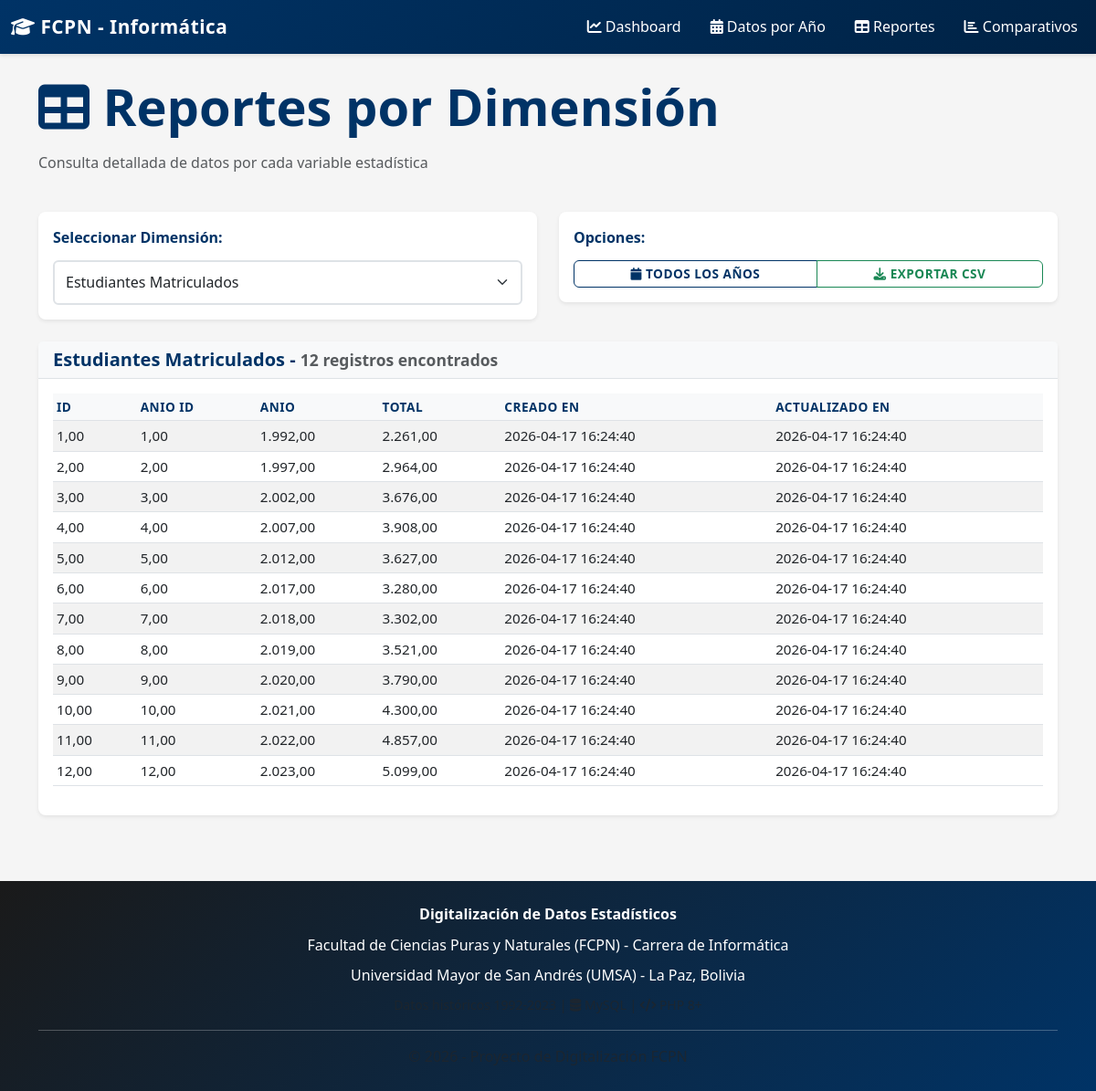
The page /?page=reportes on the database its author committed.
### tables this page shows
CREATE TABLE `matriculados` (
  `id`         INT   NOT NULL AUTO_INCREMENT,
  `anio_id`    INT   NOT NULL COMMENT 'FK → anios.id',
  `anio`       YEAR  NOT NULL COMMENT 'Año lectivo (desnormalizado para consultas rápidas)',
  `total`      INT   NOT NULL COMMENT 'Total de estudiantes matriculados',
  `creado_en`  TIMESTAMP NOT NULL DEFAULT CURRENT_TIMESTAMP,
  `actualizado_en` TIMESTAMP NOT NULL DEFAULT CURRENT_TIMESTAMP ON UPDATE CURRENT_TIMESTAMP,
  PRIMARY KEY (`id`),
  UNIQUE KEY `uq_mat_anio` (`anio`),
  KEY `fk_mat_anio` (`anio_id`),
  CONSTRAINT `fk_mat_anio` FOREIGN KEY (`anio_id`) REFERENCES `anios` (`id`) ON DELETE RESTRICT ON UPDATE CASCADE
);

### controllers/ReporteController.php (called while the page is built, shortened)
<?php
class ReporteController {
    private PDO $db;
    private MatriculadosModel $matriculadosModel;
    private GeneroModel $generoModel;
    private EstadoCivilModel $estadoModel;
    private ColegioModel $colegioModel;
    private SituacionLaboralModel $laboralModel;
    private JornadaModel $jornadaModel;
    private ViviendaModel $viviendaModel;
    private EdadModel $edadModel;
    private PermanenciaModel $permanenciaModel;
    public function __construct(PDO $db) {
        $this->db = $db;
        $this->matriculadosModel = new MatriculadosModel($db);
        $this->generoModel = new GeneroModel($db);
        $this->estadoModel = new EstadoCivilModel($db);
        $this->colegioModel = new ColegioModel($db);
        $this->laboralModel = new SituacionLaboralModel($db);
        $this->jornadaModel = new JornadaModel($db);
        $this->viviendaModel = new ViviendaModel($db);
        $this->edadModel = new EdadModel($db);
        $this->permanenciaModel = new PermanenciaModel($db);
    }
    public function getReporte(string $tabla, ?int $anioInicio = null, ?int $anioFin = null): array {
        $tablas_permitidas = [
            'matriculados', 'nuevos_inscritos', 'genero', 'estado_civil',
            'colegio_procedencia', 'situacion_laboral', 'jornada_laboral',
            'vivienda', 'distribucion_edad', 'permanencia'
        ];
        if (!$anioInicio || !$anioFin) {
            $anios = $this->getAnios();
            $anioInicio = $anios[0];
            $anioFin = $anios[count($anios) - 1];
        }
        $modelo = match($tabla) {
            'matriculados' => $this->matriculadosModel,
            'nuevos_inscritos' => new NuevosInscritosModel($this->db),
            'genero' => $this->generoModel,
            'estado_civil' => $this->estadoModel,
            'colegio_procedencia' => $this->colegioModel,
            'situacion_laboral' => $this->laboralModel,
            'jornada_laboral' => $this->jornadaModel,
            'vivienda' => $this->viviendaModel,
            'distribucion_edad' => $this->edadModel,
            'permanencia' => $this->permanenciaModel,
            default => null
        };
        return $modelo->getByRangeAnios($anioInicio, $anioFin);
    }
    private function getAnios(): array {
        $stmt = $this->db->query('SELECT DISTINCT anio FROM anios ORDER BY anio ASC');
        return array_map(fn($row) => (int)$row['anio'], $stmt->fetchAll());
    }
}

### models/Model.php (called while the page is built, shortened)
<?php
abstract class Model {
    protected PDO $db;
    protected string $table;
    public function __construct(PDO $db) {
        $this->db = $db;
    }
    public function getByRangeAnios(int $anioInicio, int $anioFin): array {
        $stmt = $this->db->prepare(
            "SELECT * FROM {$this->table} WHERE anio BETWEEN ? AND ? ORDER BY anio ASC"
        );
        $stmt->execute([$anioInicio, $anioFin]);
        return $stmt->fetchAll();
    }
}

### views/reportes/index.php (the view, shortened to what this page needs)
<?php
require_once __DIR__ . '/../../config/database.php';
require_once __DIR__ . '/../../models/Model.php';
require_once __DIR__ . '/../../controllers/ReporteController.php';
$reporte = new ReporteController($pdo);
$tabla_seleccionada = $_GET['tabla'] ?? 'matriculados';
$anio_filtro = isset($_GET['anio']) ? (int)$_GET['anio'] : null;
$datos = $reporte->getReporte($tabla_seleccionada, $anio_filtro, $anio_filtro);
$etiquetas = [
    'matriculados' => 'Estudiantes Matriculados',
    'nuevos_inscritos' => 'Nuevos Inscritos',
    'genero' => 'Distribución por Género',
    'estado_civil' => 'Estado Civil',
    'colegio_procedencia' => 'Colegio de Procedencia',
    'situacion_laboral' => 'Situación Laboral',
    'jornada_laboral' => 'Jornada Laboral',
    'vivienda' => 'Tipo de Vivienda',
    'distribucion_edad' => 'Distribución por Edad',
    'permanencia' => 'Permanencia en la Carrera'
];
?>
<div class="container-xl">
    <div class="row mb-4">
        <div class="col-12">
            <h1 class="display-4 text-primary">
                <i class="fas fa-table"></i> Reportes por Dimensión
            </h1>
            <p class="text-muted">Consulta detallada de datos por cada variable estadística</p>
        </div>
    </div>
    <div class="row mb-4">
        <div class="col-12 col-md-6">
            <div class="card border-0 shadow-sm">
                <div class="card-body">
                    <label class="form-label fw-bold">Seleccionar Dimensión:</label>
                    <select id="selectTabla" class="form-select" onchange="cambiarTabla()">
                        <?php foreach ($etiquetas as $key => $label): ?>
                            <option value="<?php echo $key; ?>" <?php echo $tabla_seleccionada === $key ? 'selected' : ''; ?>>
                                <?php echo htmlspecialchars($label); ?>
                            </option>
                        <?php endforeach; ?>
                    </select>
                </div>
            </div>
        </div>
        <div class="col-12 col-md-6">
            <div class="card border-0 shadow-sm">
                <div class="card-body">
                    <label class="form-label fw-bold">Opciones:</label>
                    <div class="btn-group w-100" role="group">
                        <a href="?page=reportes&tabla=<?php echo $tabla_seleccionada; ?>"
                           class="btn btn-sm btn-outline-primary" title="Todos los años">
                            <i class="fas fa-calendar"></i> Todos los Años
                        </a>
                        <button class="btn btn-sm btn-outline-success" onclick="exportarCSV()">
                            <i class="fas fa-download"></i> Exportar CSV
                        </button>
                    </div>
                </div>
            </div>
        </div>
    </div>
    <div class="row">
        <div class="col-12">
            <div class="card border-0 shadow-sm">
                <div class="card-header bg-light border-bottom">
                    <h5 class="card-title mb-0">
                        <?php echo htmlspecialchars($etiquetas[$tabla_seleccionada]); ?> -
                        <small class="text-muted"><?php echo count($datos); ?> registros encontrados</small>
                    </h5>
                </div>
                <div class="card-body">
                    <?php if (!empty($datos) && !isset($datos['error'])): ?>
                        <div class="table-responsive">
                            <table class="table table-striped table-hover table-sm">
                                <thead class="table-light">
                                    <tr>
                                        <?php foreach (array_keys($datos[0]) as $columna): ?>
                                            <th><?php echo htmlspecialchars(ucfirst(str_replace('_', ' ', $columna))); ?></th>
                                        <?php endforeach; ?>
                                    </tr>
                                </thead>
                                <tbody>
                                    <?php foreach ($datos as $fila): ?>
                                        <tr>
                                            <?php foreach ($fila as $valor): ?>
                                                <td>
                                                    <?php
                                                    if (is_numeric($valor) && !is_string($valor)) {
                                                        echo number_format($valor, 2, ',', '.');
                                                    } else {
                                                        echo htmlspecialchars((string)$valor);
                                                    }
                                                    ?>
                                                </td>
                                            <?php endforeach; ?>
                                        </tr>
                                    <?php endforeach; ?>
                                </tbody>
                            </table>
                        </div>
                    <?php endif; ?>
                </div>
            </div>
        </div>
    </div>
</div>

### views/layout/header.php (shortened to what this page needs)
<!DOCTYPE html>
<html lang="es">
<head>
    <link href="https://cdn.jsdelivr.net/npm/bootstrap@5.3.0/dist/css/bootstrap.min.css" rel="stylesheet">
    <link rel="stylesheet" href="https://cdnjs.cloudflare.com/ajax/libs/font-awesome/6.4.0/css/all.min.css">
    <link rel="stylesheet" href="/css/styles.css">
</head>
<body>
    <nav class="navbar navbar-expand-lg navbar-custom sticky-top">
        <div class="container-fluid">
            <a class="navbar-brand" href="./">
                <i class="fas fa-graduation-cap"></i> FCPN - Informática
            </a>
            <div class="collapse navbar-collapse" id="navbarNav">
                <ul class="navbar-nav ms-auto">
                    <li class="nav-item">
                        <a class="nav-link" href="./">
                            <i class="fas fa-chart-line"></i> Dashboard
                        </a>
                    </li>
                    <li class="nav-item">
                        <a class="nav-link" href="./?page=datos_anio">
                            <i class="fas fa-calendar-alt"></i> Datos por Año
                        </a>
                    </li>
                    <li class="nav-item">
                        <a class="nav-link" href="./?page=reportes">
                            <i class="fas fa-table"></i> Reportes
                        </a>
                    </li>
                    <li class="nav-item">
                        <a class="nav-link" href="./?page=comparativo">
                            <i class="fas fa-bar-chart"></i> Comparativos
                        </a>
                    </li>
                </ul>
            </div>
        </div>
    </nav>
    <main class="container-fluid py-4">

### public/index.php (shortened to what this page needs)
<?php
require_once __DIR__ . '/../config/database.php';
require_once __DIR__ . '/../models/Model.php';
require_once __DIR__ . '/../controllers/ReporteController.php';
$page = $_GET['page'] ?? 'dashboard';
include __DIR__ . '/../views/layout/header.php';
switch ($page) {
    case 'reportes':
        include __DIR__ . '/../views/reportes/index.php';
        break;
}
include __DIR__ . '/../views/layout/footer.php';

### views/layout/footer.php (shortened to what this page needs)
    </main>
    <footer class="bg-dark text-white text-center py-4 mt-5">
        <div class="container">
            <p class="mb-2">
                <strong>Digitalización de Datos Estadísticos</strong>
            </p>
            <p class="mb-2">
                Facultad de Ciencias Puras y Naturales (FCPN) - Carrera de Informática
            </p>
            <p class="mb-2">
                Universidad Mayor de San Andrés (UMSA) - La Paz, Bolivia
            </p>
            <p class="text-muted small">
                Datos históricos 1992-2023 | <i class="fas fa-database"></i> MySQL | <i class="fas fa-code"></i> PHP 8+
            </p>
            <hr class="my-3">
            <p class="text-muted mb-0">
            </p>
        </div>
    </footer>
</body>
</html>

### public/css/styles.css (style rules this page uses)
:root { --color-umsa-azul: #003366; --color-umsa-amarillo: #FFD700; --color-text: #333; --color-light: #f8f9fa; --color-border: #dee2e6; }
* { margin: 0; padding: 0; box-sizing: border-box; }
body { font-family: 'Segoe UI', Tahoma, Geneva, Verdana, sans-serif; background-color: #f5f5f5; color: var(--color-text); line-height: 1.6; }
.navbar-custom { background: linear-gradient(135deg, var(--color-umsa-azul) 0%, #002244 100%); box-shadow: 0 4px 6px rgba(0, 51, 102, 0.15); }
.navbar-custom .navbar-brand { font-weight: 700; font-size: 1.4rem; letter-spacing: 0.5px; transition: transform 0.3s ease; }
.navbar-custom .nav-link { font-weight: 500; margin-left: 1.5rem; position: relative; transition: all 0.3s ease; }
.navbar-custom .nav-link::after { content: ''; position: absolute; bottom: -5px; left: 50%; transform: translateX(-50%); width: 0; height: 2px; background-color: var(--color-umsa-amarillo); transition: width 0.3s ease; }
.card { transition: all 0.3s ease; border-radius: 8px; }
.card-header { border-radius: 8px 8px 0 0; background-color: var(--color-light) !important; border-bottom: 2px solid var(--color-border); }
.card-header h5 { color: var(--color-umsa-azul); font-weight: 600; }
.table { font-size: 0.95rem; }
.table thead th { background-color: var(--color-light); font-weight: 600; color: var(--color-umsa-azul); border-color: var(--color-border); text-transform: uppercase; font-size: 0.85rem; letter-spacing: 0.5px; }
.table tbody tr { border-color: var(--color-border); }
.table-striped tbody tr:nth-of-type(odd) { background-color: rgba(255, 255, 255, 0.5); }
.btn { font-weight: 600; border-radius: 6px; transition: all 0.3s ease; text-transform: uppercase; font-size: 0.85rem; letter-spacing: 0.5px; }
.btn-outline-primary { color: var(--color-umsa-azul); border-color: var(--color-umsa-azul); }
h1.display-4 { color: var(--color-umsa-azul); font-weight: 700; margin-bottom: 1rem; }
.text-primary { color: var(--color-umsa-azul) !important; }
.form-label { color: var(--color-umsa-azul); margin-bottom: 0.7rem; }
.form-control, .form-select { border-radius: 6px; border: 2px solid var(--color-border); transition: border-color 0.3s ease, box-shadow 0.3s ease; padding: 0.65rem 0.75rem; }
footer { background: linear-gradient(135deg, #1a1a1a 0%, var(--color-umsa-azul) 100%); margin-top: auto; }
footer p { margin-bottom: 0.5rem; }
.card { animation: fadeIn 0.3s ease; }

### views/layout/header.php (style rules this page uses)
:root { --color-umsa-azul: #003366; --color-umsa-amarillo: #FFD700; --color-text: #333; --color-light: #f8f9fa; }
body { font-family: 'Segoe UI', Tahoma, Geneva, Verdana, sans-serif; background-color: #f5f5f5; color: var(--color-text); }
.navbar-custom { background-color: var(--color-umsa-azul); box-shadow: 0 2px 4px rgba(0,0,0,0.1); }
.navbar-custom .navbar-brand { font-weight: bold; color: #fff !important; font-size: 1.3rem; }
.navbar-custom .nav-link { color: #fff !important; margin-left: 1rem; transition: color 0.3s ease; }

### rows shown on the page
matriculados: valor "1,00", anio "1.992,00", total "2.261,00", valor "2026-04-17 16:24:40"
matriculados: valor "2,00", anio "1.997,00", total "2.964,00", valor "2026-04-17 16:24:40"
matriculados: valor "3,00", anio "2.002,00", total "3.676,00", valor "2026-04-17 16:24:40"
matriculados: valor "4,00", anio "2.007,00", total "3.908,00", valor "2026-04-17 16:24:40"
matriculados: valor "5,00", anio "2.012,00", total "3.627,00", valor "2026-04-17 16:24:40"
matriculados: valor "6,00", anio "2.017,00", total "3.280,00", valor "2026-04-17 16:24:40"
matriculados: valor "7,00", anio "2.018,00", total "3.302,00", valor "2026-04-17 16:24:40"
matriculados: valor "8,00", anio "2.019,00", total "3.521,00", valor "2026-04-17 16:24:40"
matriculados: valor "9,00", anio "2.020,00", total "3.790,00", valor "2026-04-17 16:24:40"
matriculados: valor "10,00", anio "2.021,00", total "4.300,00", valor "2026-04-17 16:24:40"
matriculados: valor "11,00", anio "2.022,00", total "4.857,00", valor "2026-04-17 16:24:40"
matriculados: valor "12,00", anio "2.023,00", total "5.099,00", valor "2026-04-17 16:24:40"

### other values the page prints
$etiquetas[$tabla_seleccionada] "Estudiantes Matriculados"
count($datos) "12"
str_replace('_', ' ', $columna) "ID"
str_replace('_', ' ', $columna) "ANIO ID"
str_replace('_', ' ', $columna) "ANIO"
str_replace('_', ' ', $columna) "TOTAL"
str_replace('_', ' ', $columna) "CREADO EN"
str_replace('_', ' ', $columna) "ACTUALIZADO EN"
form field value "Estudiantes Matriculados"
